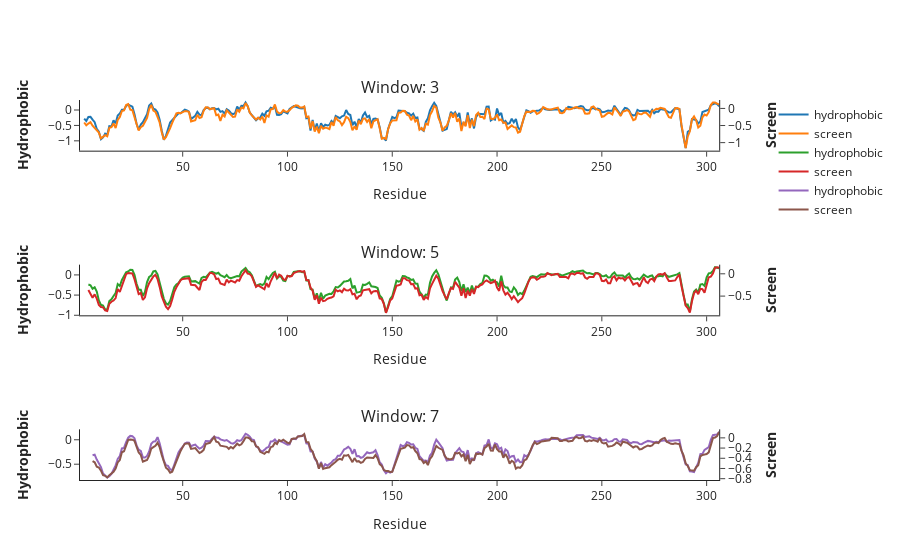

The code cell stored with this chart in its notebook:
### Code cell
fig = make_subplots(specs=[[{"secondary_y": True}],
                          [{"secondary_y": True}],
                          [{"secondary_y": True}]],
        rows=3, cols=1, vertical_spacing=0.3, 
        subplot_titles=("Window: 3", "Window: 5", "Window: 7"))

for ind, x in enumerate([3,5, 7]):
# Add traces
    fig.add_trace(
        go.Scatter(x=rsa['site'], 
                   y=all_residues.loc[hydrophobic].mean().rolling(x).mean(), 
                   name="hydrophobic",
                   mode='lines'),
        secondary_y=False, row = ind+1, col = 1
    )

    fig.add_trace(
        go.Scatter(x=rsa['site'], 
                   y=rsa['Protease activity'].rolling(x).mean(), 
                   name="screen",
                   mode='lines'),
        secondary_y=True,  row = ind+1, col = 1
    )

    # Add figure title

    # Set x-axis title
    fig.update_xaxes(title_text="Residue")
    fig.update_layout(dict(
    template="simple_white",
        xaxis=dict(ticks="outside", showline=True),
        yaxis=dict(ticks="outside", showline=True)))
    # Set y-axes titles
    fig.update_yaxes(title_text="<b>Hydrophobic</b>", secondary_y=False)
    fig.update_yaxes(title_text="<b>Screen</b>", secondary_y=True)
    fig.update_layout({
            'plot_bgcolor': 'rgba(255,255,255, 0.7)',
            'paper_bgcolor': 'rgba(0, 0, 0, 0)',
            })

fig.show()
# offline.plot(fig, filename = fig_folder+'rolling_average_hydrophobic_screen.html')
# fig.write_image(fig_folder+"rolling_average_hydrophobic_screen.pdf")

### Figure 1 — Plotly figure (JSON) as saved in the notebook; plotly's stock layout.template omitted (floating-point values rounded to 4 significant figures; data arrays with more than 128 entries replaced by an {"elided": "..."} marker saying what was removed)
{"data": [{"mode": "lines", "name": "hydrophobic", "type": "scatter", "x": {"elided": "306 int values"}, "xaxis": "x", "y": {"elided": "306 float values"}, "yaxis": "y"}, {"mode": "lines", "name": "screen", "type": "scatter", "x": {"elided": "306 int values"}, "xaxis": "x", "y": {"elided": "306 float values"}, "yaxis": "y2"}, {"mode": "lines", "name": "hydrophobic", "type": "scatter", "x": {"elided": "306 int values"}, "xaxis": "x2", "y": {"elided": "306 float values"}, "yaxis": "y3"}, {"mode": "lines", "name": "screen", "type": "scatter", "x": {"elided": "306 int values"}, "xaxis": "x2", "y": {"elided": "306 float values"}, "yaxis": "y4"}, {"mode": "lines", "name": "hydrophobic", "type": "scatter", "x": {"elided": "306 int values"}, "xaxis": "x3", "y": {"elided": "306 float values"}, "yaxis": "y5"}, {"mode": "lines", "name": "screen", "type": "scatter", "x": {"elided": "306 int values"}, "xaxis": "x3", "y": {"elided": "306 float values"}, "yaxis": "y6"}], "layout": {"annotations": [{"font": {"size": 16}, "showarrow": false, "text": "Window: 3", "x": 0.47, "xanchor": "center", "xref": "paper", "y": 1, "yanchor": "bottom", "yref": "paper"}, {"font": {"size": 16}, "showarrow": false, "text": "Window: 5", "x": 0.47, "xanchor": "center", "xref": "paper", "y": 0.5667, "yanchor": "bottom", "yref": "paper"}, {"font": {"size": 16}, "showarrow": false, "text": "Window: 7", "x": 0.47, "xanchor": "center", "xref": "paper", "y": 0.1333, "yanchor": "bottom", "yref": "paper"}], "paper_bgcolor": "rgba(0, 0, 0, 0)", "plot_bgcolor": "rgba(255,255,255, 0.7)", "xaxis": {"anchor": "y", "domain": [0, 0.94], "showline": true, "ticks": "outside", "title": {"text": "Residue"}}, "xaxis2": {"anchor": "y3", "domain": [0, 0.94], "title": {"text": "Residue"}}, "xaxis3": {"anchor": "y5", "domain": [0, 0.94], "title": {"text": "Residue"}}, "yaxis": {"anchor": "x", "domain": [0.8667, 1], "showline": true, "ticks": "outside", "title": {"text": "<b>Hydrophobic</b>"}}, "yaxis2": {"anchor": "x", "overlaying": "y", "side": "right", "title": {"text": "<b>Screen</b>"}}, "yaxis3": {"anchor": "x2", "domain": [0.4333, 0.5667], "title": {"text": "<b>Hydrophobic</b>"}}, "yaxis4": {"anchor": "x2", "overlaying": "y3", "side": "right", "title": {"text": "<b>Screen</b>"}}, "yaxis5": {"anchor": "x3", "domain": [0, 0.1333], "title": {"text": "<b>Hydrophobic</b>"}}, "yaxis6": {"anchor": "x3", "overlaying": "y5", "side": "right", "title": {"text": "<b>Screen</b>"}}}}
